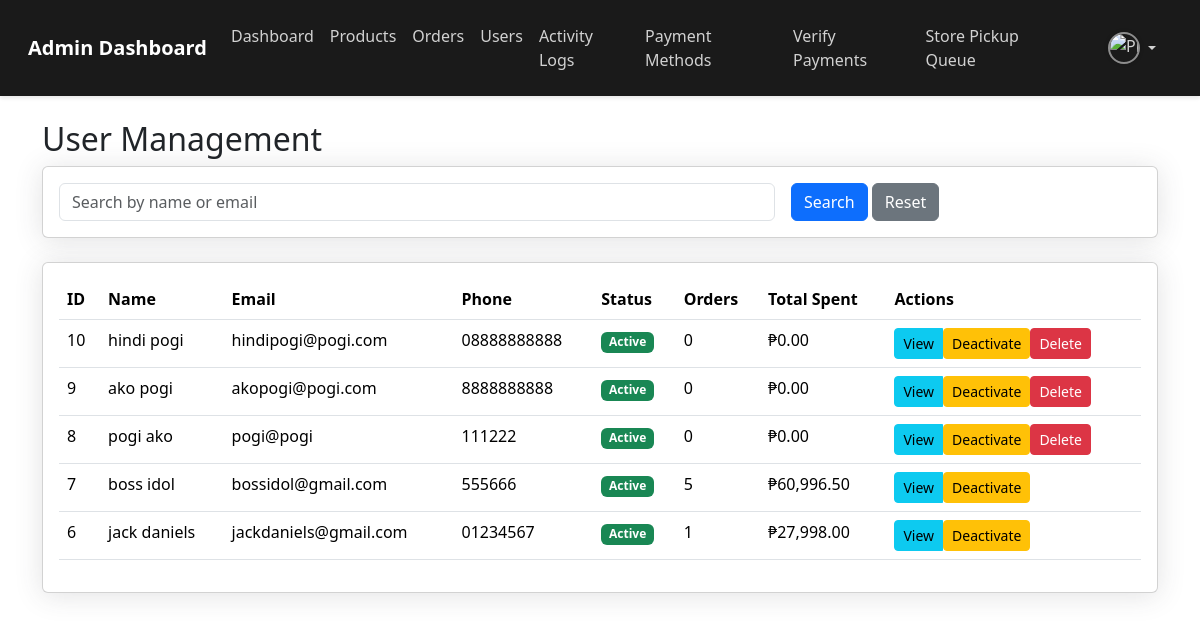
Screenshot of /view/admin/admin_users.php (signed in) with the database file from the repository.
### tables this page shows
CREATE TABLE `customers` (
  `id` int(11) NOT NULL,
  `first_name` varchar(50) NOT NULL,
  `last_name` varchar(50) NOT NULL,
  `email` varchar(100) NOT NULL,
  `password` varchar(255) NOT NULL,
  `address` text DEFAULT NULL,
  `phone` varchar(20) NOT NULL,
  `is_active` tinyint(1) DEFAULT 1
);

### view/admin/admin_users.php (the view, shortened to what this page needs)
<?php
require_once(__DIR__ . '/../../classes/connection.php');
$search = isset($_GET['search']) ? trim($_GET['search']) : '';
try {
    $query = "
        SELECT
            c.*,
            COUNT(DISTINCT o.id) as total_orders,
            COALESCE(SUM(o.total_amount), 0) as total_spent,
            CASE WHEN c.is_active = 1 THEN 'Active' ELSE 'Inactive' END as status
        FROM customers c
        LEFT JOIN orders o ON c.id = o.user_id
        WHERE
            (c.first_name LIKE :search
            OR c.last_name LIKE :search
            OR c.email LIKE :search)
        GROUP BY c.id
        ORDER BY c.id DESC
    ";
    $stmt = $connection->prepare($query);
    $stmt->bindValue(':search', "%$search%");
    $stmt->execute();
    $users = $stmt->fetchAll(PDO::FETCH_ASSOC);
} catch (PDOException $e) {
    error_log($e->getMessage());
    $users = [];
}
?>
<!DOCTYPE html>
<html lang="en">
<head>
    <link rel="stylesheet" href="../../css/bootstrap.css">
    <link rel="stylesheet" href="../../css/variables.css">
    <link rel="stylesheet" href="../../css/admin.css">
</head>
<body>
    <?php include 'components/navbar.php'; ?>
    <div class="container mt-4">
        <h2>User Management</h2>
        <div class="card mb-4">
            <div class="card-body">
                <form method="GET" class="row g-3">
                    <div class="col-md-8">
                        <input type="text" name="search" class="form-control"
                               placeholder="Search by name or email"
                               value="<?php echo htmlspecialchars($search); ?>">
                    </div>
                    <div class="col-md-4">
                        <button type="submit" class="btn btn-primary">Search</button>
                        <a href="admin_users.php" class="btn btn-secondary">Reset</a>
                    </div>
                </form>
            </div>
        </div>
        <div class="card">
            <div class="card-body">
                <table class="table">
                    <thead>
                        <tr>
                            <th>ID</th>
                            <th>Name</th>
                            <th>Email</th>
                            <th>Phone</th>
                            <th>Status</th>
                            <th>Orders</th>
                            <th>Total Spent</th>
                            <th>Actions</th>
                        </tr>
                    </thead>
                    <tbody>
                        <?php foreach ($users as $user): ?>
                            <tr>
                                <td><?php echo htmlspecialchars($user['id']); ?></td>
                                <td><?php echo htmlspecialchars($user['first_name'] . ' ' . $user['last_name']); ?></td>
                                <td><?php echo htmlspecialchars($user['email']); ?></td>
                                <td><?php echo htmlspecialchars($user['phone']); ?></td>
                                <td>
                                    <span class="badge bg-<?php echo $user['is_active'] ? 'success' : 'danger'; ?>">
                                        <?php echo $user['status']; ?>
                                    </span>
                                </td>
                                <td><?php echo htmlspecialchars($user['total_orders']); ?></td>
                                <td>₱<?php echo number_format($user['total_spent'], 2); ?></td>
                                <td>
                                    <div class="btn-group">
                                        <button type="button" class="btn btn-sm btn-info"
                                                onclick="viewUserDetails(<?php echo $user['id']; ?>)">
                                            View
                                        </button>
                                        <form method="POST" class="d-inline"
                                              onsubmit="return confirm('Are you sure you want to <?php echo $user['is_active'] ? 'deactivate' : 'activate'; ?> this user?');">
                                            <button type="submit" class="btn btn-sm btn-<?php echo $user['is_active'] ? 'warning' : 'success'; ?>">
                                                <?php echo $user['is_active'] ? 'Deactivate' : 'Activate'; ?>
                                            </button>
                                        </form>
                                        <?php if ($user['total_orders'] == 0): ?>
                                            <form method="POST" class="d-inline"
                                                  onsubmit="return confirm('Are you sure you want to delete this user? This cannot be undone.');">
                                                <button type="submit" class="btn btn-sm btn-danger">Delete</button>
                                            </form>
                                        <?php endif; ?>
                                    </div>
                                </td>
                            </tr>
                        <?php endforeach; ?>
                    </tbody>
                </table>
            </div>
        </div>
    </div>
</body>
</html>

### css/variables.css (style rules this page uses)
:root { --primary-dark: #031716; --primary: #032F30; --secondary: #0A7075; --accent: #0C969C; --light: #6BA3BE; --dark: #274D60; --white: #ffffff; --shadow-sm: 0 2px 4px rgba(3, 23, 22, 0.1); --shadow-md: 0 4px 8px rgba(3, 23, 22, 0.2); --shadow-lg: 0 8px 32px rgba(3, 23, 22, 0.2); --border-radius-sm: 4px; --border-radius-md: 8px; --border-radius-lg: 15px; --transition-speed: 0.3s; --gradient-primary: linear-gradient(145deg, var(--primary), var(--secondary)); --gradient-light: linear-gradient(145deg, var(--light), var(--white)); }

### css/admin.css (style rules this page uses)
.card { box-shadow: 0 0.125rem 0.25rem rgba(0, 0, 0, 0.075); }
.table th { font-weight: 500; }
.btn-sm { padding: 0.25rem 0.5rem; font-size: 0.875rem; }
.badge { background-color: #dc3545; color: #ffffff; }
.card { box-shadow: 0 1px 3px rgba(0,0,0,.1); }
.table th { font-weight: 600; }
.btn-primary { font-weight: 500; }
.card { box-shadow: 0 0.15rem 1.75rem 0 rgba(58, 59, 69, 0.15); margin-bottom: 1.5rem; }

### rows the page displays
customers: id "10", first_name+last_name "hindi pogi", email "hindipogi@pogi.com", phone "08888888888", status "Active", total_orders "0", total_spent "0.00", is_active "Deactivate"
customers: id "9", first_name+last_name "ako pogi", email "akopogi@pogi.com", phone "8888888888", status "Active", total_orders "0", total_spent "0.00", is_active "Deactivate"
customers: id "8", first_name+last_name "pogi ako", email "pogi@pogi", phone "111222", status "Active", total_orders "0", total_spent "0.00", is_active "Deactivate"
customers: id "7", first_name+last_name "boss idol", email "bossidol@gmail.com", phone "555666", status "Active", total_orders "5", total_spent "60,996.50", is_active "Deactivate"
customers: id "6", first_name+last_name "jack daniels", email "jackdaniels@gmail.com", phone "01234567", status "Active", total_orders "1", total_spent "27,998.00", is_active "Deactivate"
